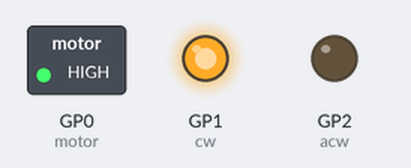
Recording of a program running on a simulated Raspberry Pi Pico running MicroPython. Parts: switched loads named in the program (green lamp = pin HIGH), output pins drawn as LEDs (lit = HIGH).

Above: at 1.5 s.
At 4.5 s:
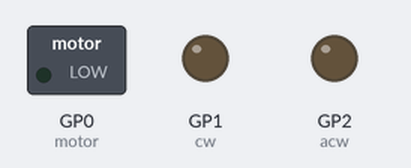
Timing chart, 0 to 7.8 s (numbered marks = the images above):
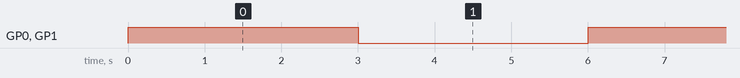

Measured:
- by itself, GP0 (motor), GP1 (cw): alternates HIGH for 3.0 s and LOW for 3.0 s

The program:

motor.py
```python
from machine import Pin, PWM
import time

pwm_pin = 0  # PWM pin for motor speed control
cw_pin = 1  # Clockwise direction pin
acw_pin = 2  # Anti-clockwise direction pin

motor = PWM(Pin(pwm_pin))  # Create a PWM object for motor control
motor.freq(1000)  # Set PWM frequency to 1kHz

cw = Pin(cw_pin, Pin.OUT)  # Configure clockwise direction pin as output
acw = Pin(acw_pin, Pin.OUT)  # Configure anti-clockwise direction pin as output

def motor_move(speed, direction):
    if speed > 100:
        speed = 100
    elif speed < 0:
        speed = 0

    motor.duty_u16(int(speed * 65535 / 100))  # Set motor speed

    if direction < 0:
        cw.off()
        acw.on()
    elif direction > 0:
        cw.on()
        acw.off()
    else:
        cw.off()
        acw.off()

def stop_motor():
    motor.duty_u16(0)  # Stop the motor
    cw.off()
    acw.off()

def main():
    while True:
        motor_move(100, 1)  # Move motor clockwise at full speed
        time.sleep(3)  # Wait for 5 seconds
        stop_motor()
        time.sleep(3)

if __name__ == "__main__":
    main()
```
